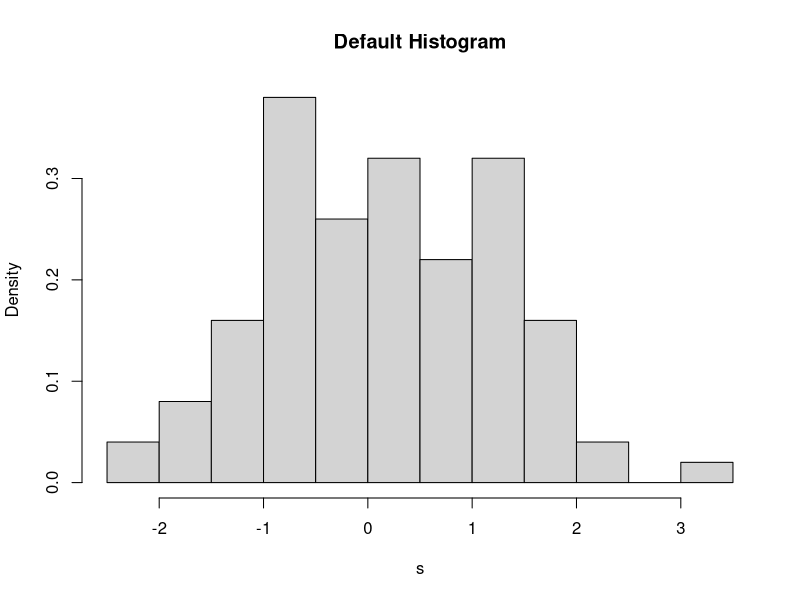
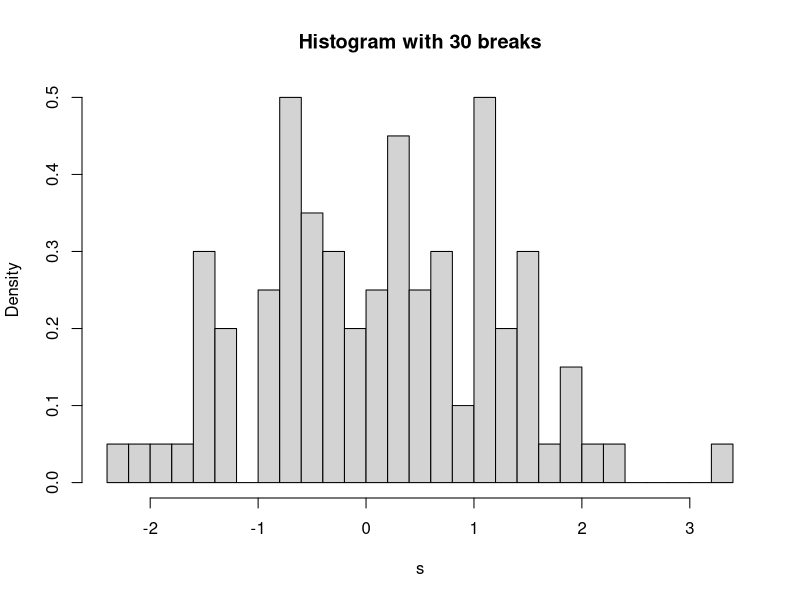
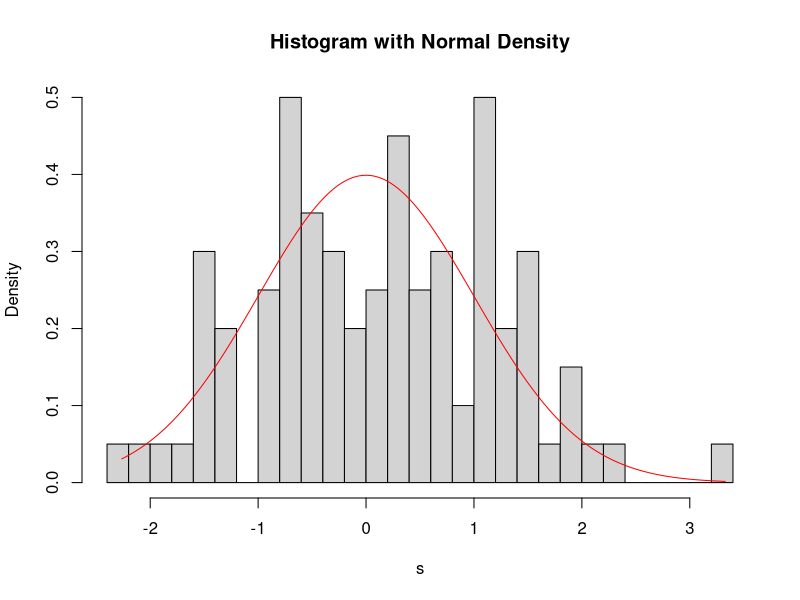
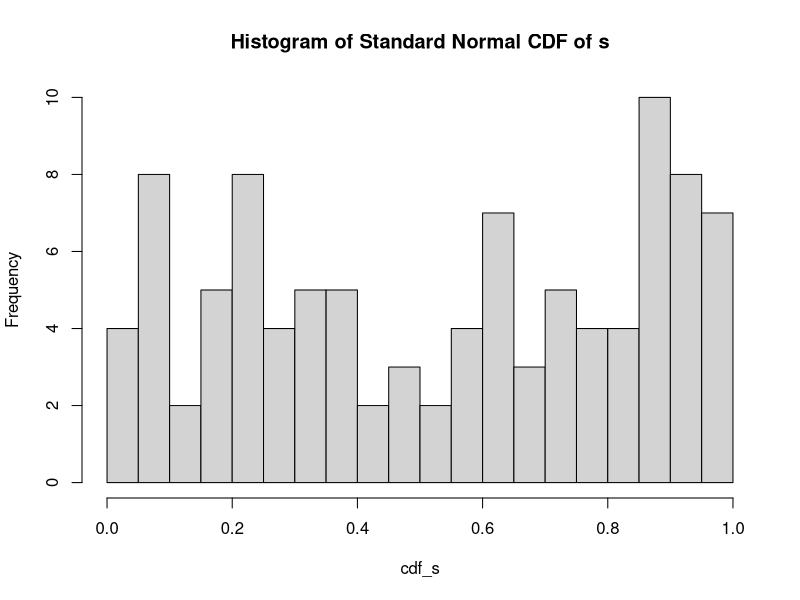
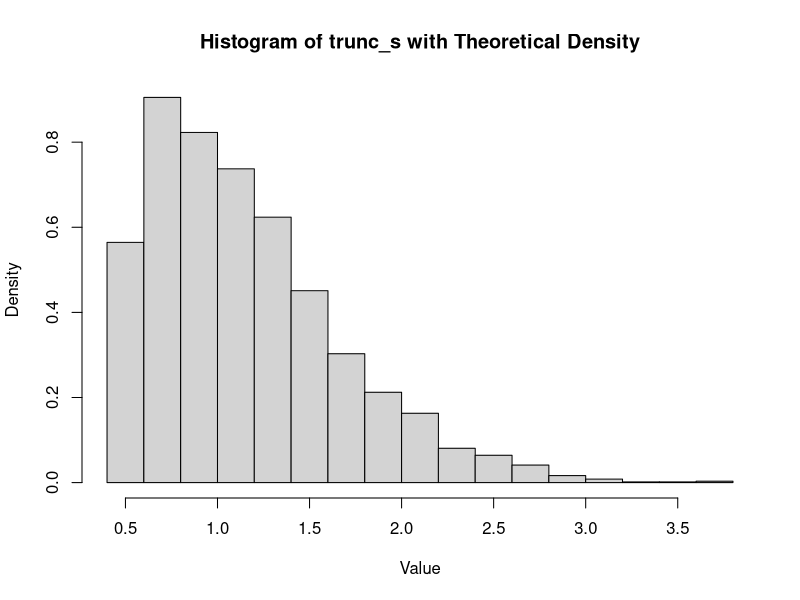
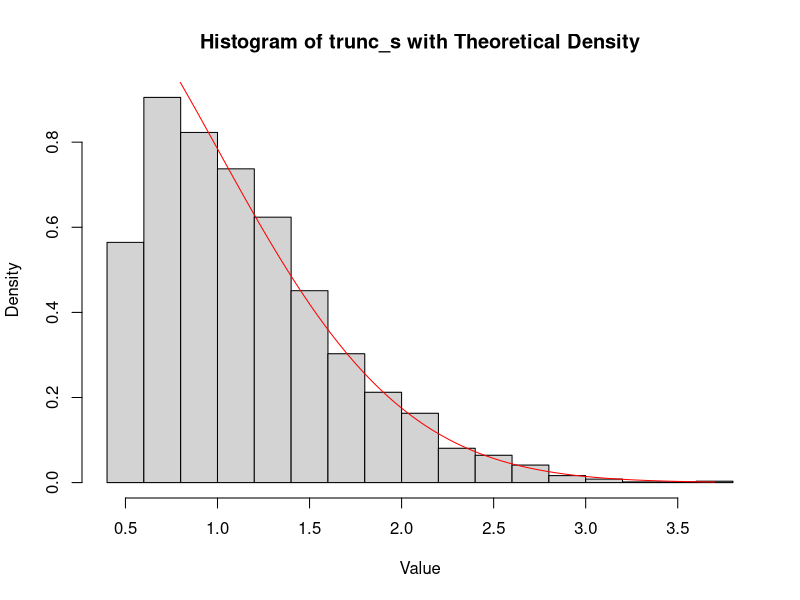
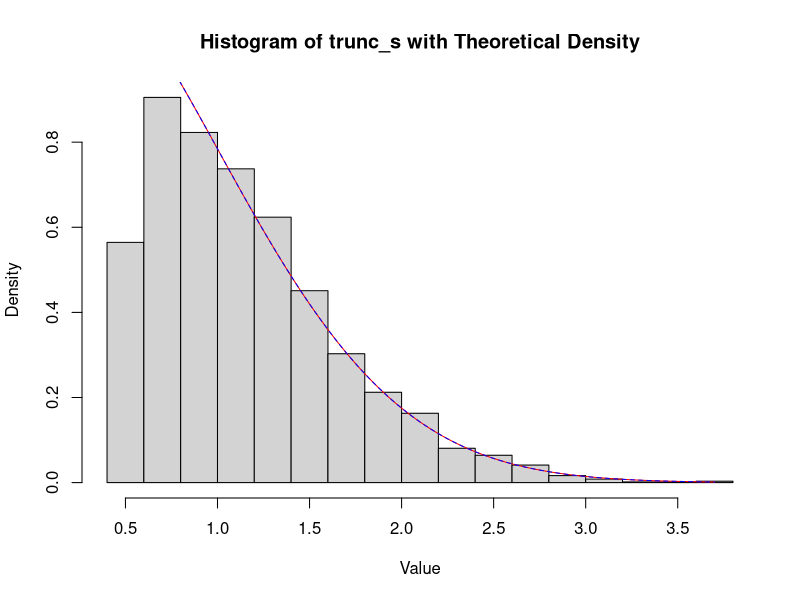

Source code (R) for these figures, in order:
## ---- chunk 1
knitr::opts_chunk$set(echo = TRUE)
## ---- chunk 2
s <- rnorm(n=100)
## ---- chunk 3
typeof(100)
length(100)
## ---- chunk 4
typeof(s)
length(s)
## ---- chunk 5
hist(s, freq=FALSE, main="Default Histogram")
## ---- chunk 6
hist(s, breaks=30, freq=FALSE, main="Histogram with 30 breaks")
## ---- chunk 7
# Determine the range
range_s <- range(s)

# Generate a sequence for x
x <- seq(from=range_s[1], to=range_s[2], length.out=1000)

# Plot the histogram with added density curve
hist(s, breaks=30, freq=FALSE, main="Histogram with Normal Density")
lines(x, dnorm(x), col="red")
typeof(x)
typeof(dnorm(x))
## ---- chunk 8
cdf_s <- pnorm(s)
hist(cdf_s, main="Histogram of Standard Normal CDF of s", breaks=30)
## ---- chunk 9
n <- 10000
s <- rnorm(n)
## ---- chunk 10
trunc_s <- s[s >= 0.5]
## ---- chunk 11
typeof(0.5)
typeof(s >= 0.5)
typeof(trunc_s)
## ---- chunk 12
h <- hist(trunc_s, probability = TRUE, breaks = "Sturges", main = "Histogram of trunc_s with Theoretical Density", xlab = "Value", ylab = "Density")
print(length(h$breaks))
## ---- chunk 13
# Plot a histogram of trunc_s normalized to be a density
hist(trunc_s, probability = TRUE, breaks = "Sturges", main = "Histogram of trunc_s with Theoretical Density", xlab = "Value", ylab = "Density")

# Compute the theoretical density
range_vector <- seq(min(trunc_s), max(trunc_s), by = 0.01)
numerator <- dnorm(range_vector)
denominator <- 1 - pnorm(0.5)
theoretical_density <- numerator / denominator

# Add the theoretical density to the histogram
lines(range_vector, theoretical_density, col = "red")
## ---- chunk 14
mu <- 0  # for standard normal
sigma <- 1  # for standard normal

expected_value <- mu + (sigma * (dnorm(0.5) / (1 - pnorm(0.5))))
theoretical_sd <- sqrt(sigma^2 * (1 - ((0.5 * dnorm(0.5)) / (1 - pnorm(0.5))) - ((dnorm(0.5) / (1 - pnorm(0.5)))^2)))

# Empirical mean and standard deviation of the sample
empirical_mean <- mean(trunc_s)
empirical_sd <- sd(trunc_s)

expected_value
theoretical_sd
empirical_mean
empirical_sd
## ---- chunk 15
# Calculate components
phi_a <- dnorm(0.5)
Phi_a <- pnorm(0.5)

component1 <- 1
component2 <- (0.5 * phi_a / (1 - Phi_a))
component3 <- (phi_a / (1 - Phi_a))^2

variance <- sigma^2 * (component1 - component2 - component3)

# If variance is negative, report an issue or handle it.
if (variance < 0) {
  warning("Theoretical variance is negative. Adjusting to absolute value.")
  variance <- abs(variance) 
}

theoretical_sd_fixed <- sqrt(variance)
theoretical_sd_fixed
## ---- chunk 16
library(truncnorm)
# Plot the histogram and add the theoretical density and truncated normal density in the same chunk
hist(trunc_s, probability = TRUE, breaks = 15, main = "Histogram of trunc_s with Theoretical Density", xlab = "Value", ylab = "Density")

# Compute and add the theoretical density to the histogram
range_vector <- seq(min(trunc_s), max(trunc_s), by = 0.01)
numerator <- dnorm(range_vector)
denominator <- 1 - pnorm(0.5)
theoretical_density <- numerator / denominator
lines(range_vector, theoretical_density, col = "red")

# Compute and add the density from truncnorm package to the histogram
density_values <- dtruncnorm(range_vector, a=0.5, mean=0, sd=1)
lines(range_vector, density_values, col = "blue", lty = 2)
## ---- chunk 17
check1 <- all.equal(theoretical_density, density_values)
check2 <- sum((theoretical_density - density_values)^2)
check3 <- cor(theoretical_density, density_values)

check1
check2
check3
## ---- chunk 18
a <- -2
s <- rnorm(10000)
trunc_s <- s[s >= a]
proportion_discarded <- 1 - (length(trunc_s) / 10000)
proportion_discarded
## ---- chunk 19
expected_length <- function(a, n) {
  n * (1 - pnorm(a))
}

# Given values
n <- 10000
a <- 0.5

# Compute expected length
E_L <- expected_length(a, n)

# Simulate several times
simulations <- 100
actual_lengths <- numeric(simulations)

for (i in 1:simulations) {
  s <- rnorm(n)
  trunc_s <- s[s >= a]
  actual_lengths[i] <- length(trunc_s)
}

# Compute average actual length
avg_actual_length <- mean(actual_lengths)

E_L
avg_actual_length
## ---- chunk 20
n = 100
## ---- chunk 21
X = rep(1:n, each = 3)
## ---- chunk 22
Y = 0.5 + 2 * X + rnorm(100 * 3)
## ---- chunk 23
reg_Y_X = lm(Y ~ X)
coef(reg_Y_X)
predict(reg_Y_X)
## ---- chunk 24
reg_Y_X$fitted.values
